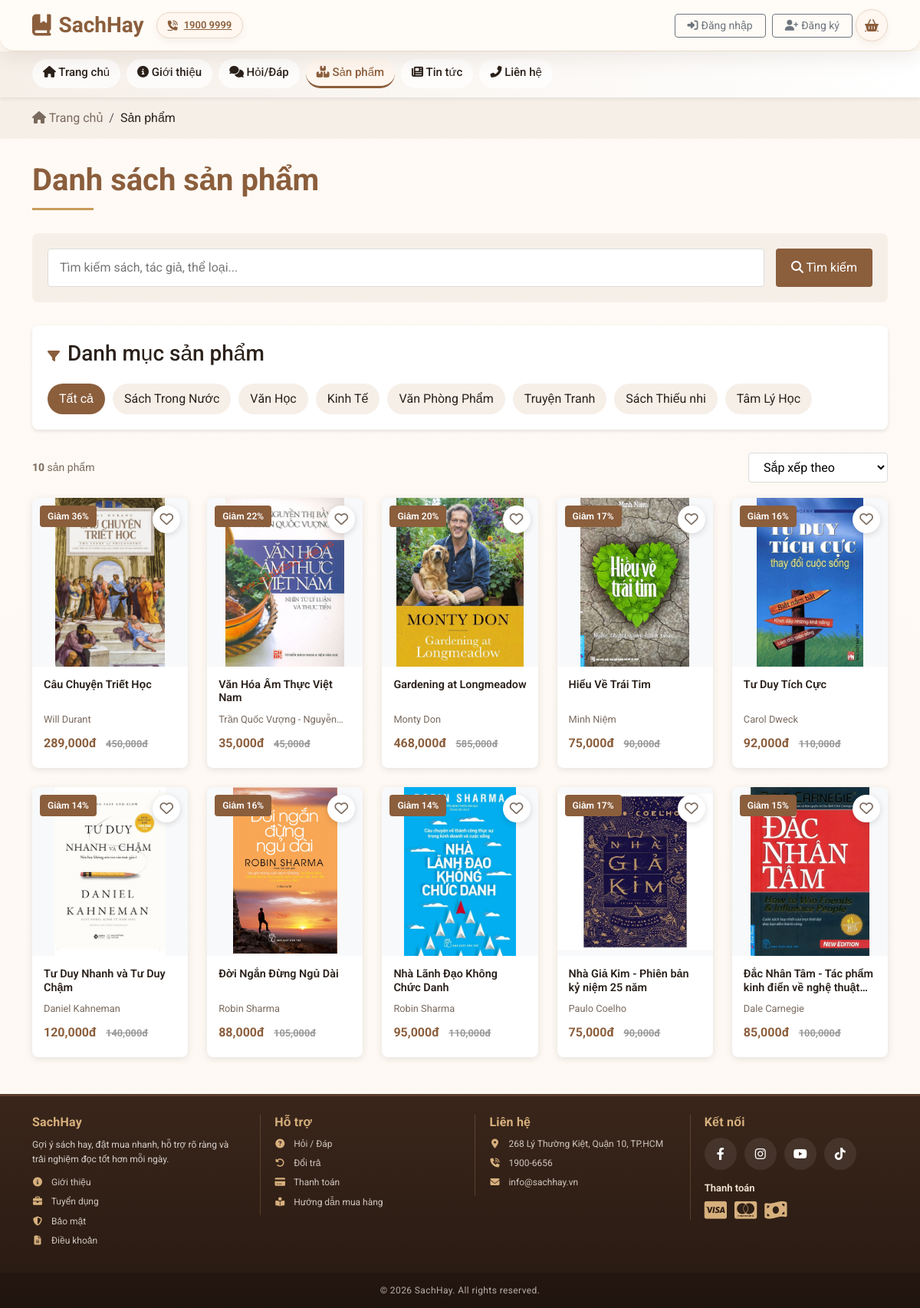
/product, run on an earlier commit of the app's database.
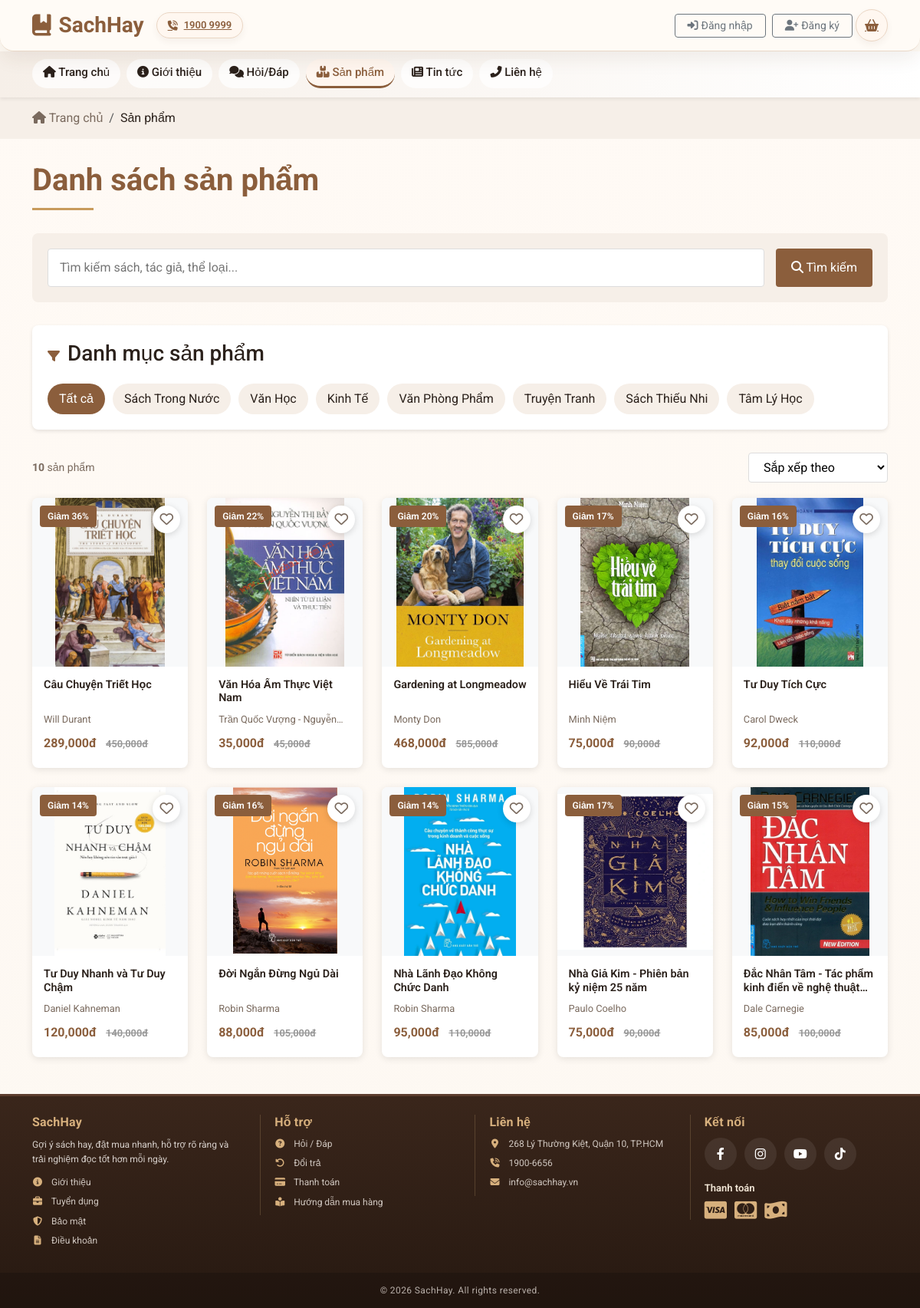
And on a later commit of the database.
### tables this page shows
CREATE TABLE `category` (
  `category_id` int(11) NOT NULL,
  `category_name` varchar(100) NOT NULL,
  `description` text DEFAULT NULL
);

### app/controllers/ProductController.php (called while the page is built, shortened)
<?php
class ProductController extends Controller
{
    private $productModel;
    private $categoryModel;
    public function __construct()
    {
        $this->productModel = $this->model('ProductModel');
        $this->categoryModel = $this->model('CategoryModel');
    }
    public function index()
    {
        $search = trim($_GET['search'] ?? '');
        $category_id = $_GET['category'] ?? '';
        $sort = $_GET['sort'] ?? '';
        $page = isset($_GET['page']) ? (int)$_GET['page'] : 1;
        $limit = 12;
        $offset = ($page - 1) * $limit;
        $options = [
            'search' => $search,
            'category_id' => $category_id,
            'sort' => $sort,
            'limit' => $limit,
            'offset' => $offset
        ];
        $products = $this->productModel->getFilteredProducts($options);
        $totalProducts = $this->productModel->countFilteredProducts($options);
        $totalPages = ceil($totalProducts / $limit);
        $categories = $this->categoryModel->getAllCategories();
        $wishlistIds = [];
        $data = [
            'title' => 'Danh sách sản phẩm - ' . APP_NAME,
            'page' => 'product',
            'products' => $products,
            'categories' => $categories,
            'search' => $search,
            'selectedCategory' => $category_id,
            'selectedSort' => $sort,
            'currentPage' => $page,
            'totalPages' => $totalPages,
            'totalProducts' => $totalProducts,
            'wishlistIds' => $wishlistIds
        ];
        $this->view('product/index', $data);
    }
}

### app/core/App.php (called while the page is built, shortened)
<?php
class App {
    protected $method = "index";
    public function __construct() {
        $url = $this->parseURL();
        if(isset($url[0]) && !empty($url[0])) {
            $controllerFile = APP_ROOT . '/controllers/' . ucfirst($url[0]) . 'Controller.php';
            if(file_exists($controllerFile)) {
                unset($url[0]);
            } else {
                $this->redirectToLanding();
                return;
            }
        }
        $this->controller = new $this->controller;
        $this->params = $url ? array_values($url) : [];
        call_user_func_array([$this->controller, $this->method], $this->params);
    }
    private function parseURL() {
        if(isset($_GET["url"])) {
            return explode('/', filter_var(rtrim($_GET['url'], '/'), FILTER_SANITIZE_URL));
        }
        return [];
    }
}

### public/index.php (called while the page is built, shortened)
<?php
$app = new App();

### app/core/DB.php (called while the page is built, shortened)
<?php
class DB
{
    public $con;
    public function __construct()
    {
        $this->host = DB_HOST;
        $this->username = DB_USER;
        $this->password = DB_PASS;
        $this->dbname = DB_NAME;
        $this->port = DB_PORT;
        try {
            $this->con = new PDO(
                "mysql:host={$this->host};port={$this->port};dbname={$this->dbname};charset=utf8mb4",
                $this->username,
                $this->password,
                [
                    PDO::ATTR_ERRMODE => PDO::ERRMODE_EXCEPTION,
                    PDO::ATTR_DEFAULT_FETCH_MODE => PDO::FETCH_ASSOC,
                    PDO::ATTR_EMULATE_PREPARES => false
                ]
            );
        } catch (PDOException $e) {
            die("Connection failed: " . $e->getMessage());
        }
    }
    public function query($sql, $params = [])
    {
        $stmt = $this->con->prepare($sql);
        $stmt->execute($params);
        return $stmt;
    }
}

### app/models/CategoryModel.php (called while the page is built, shortened)
<?php
class CategoryModel extends DB
{
  public function getAllCategories()
  {
    $sql = "SELECT * FROM category";
    $result = $this->query($sql);
    return $result->fetchAll(PDO::FETCH_ASSOC);
  }
}

### app/views/product/index.php (the view, shortened to what the changed rows need)
<?php require_once APP_ROOT . '/views/components/header.php'; ?>
<?php
$categories = $categories ?? [];
$selectedCategory = $selectedCategory ?? '';
?>
<div class="container">
    <h1 class="page-title">Danh sách sản phẩm</h1>
    <div class="filter-section">
        <div class="category-filter">
            <a href="?category=all" class="category-btn <?= $selectedCategory == 'all' || $selectedCategory == '' ? 'active' : '' ?>">Tất cả</a>
            <?php foreach ($categories as $cat):
            ?>
                <a href="?category=<?= $cat['category_id'] ?>" class="category-btn <?= $selectedCategory == $cat['category_id'] ? 'active' : '' ?>">
                    <?= htmlspecialchars($cat['category_name']) ?>
                </a>
            <?php endforeach;
            ?>
        </div>
    </div>
</div>
<?php require_once APP_ROOT . '/views/components/footer.php'; ?>

What changed in the data, as far as the page shows it:
changed category: category_name "Sách Thiếu nhi" → "Sách Thiếu Nhi"
